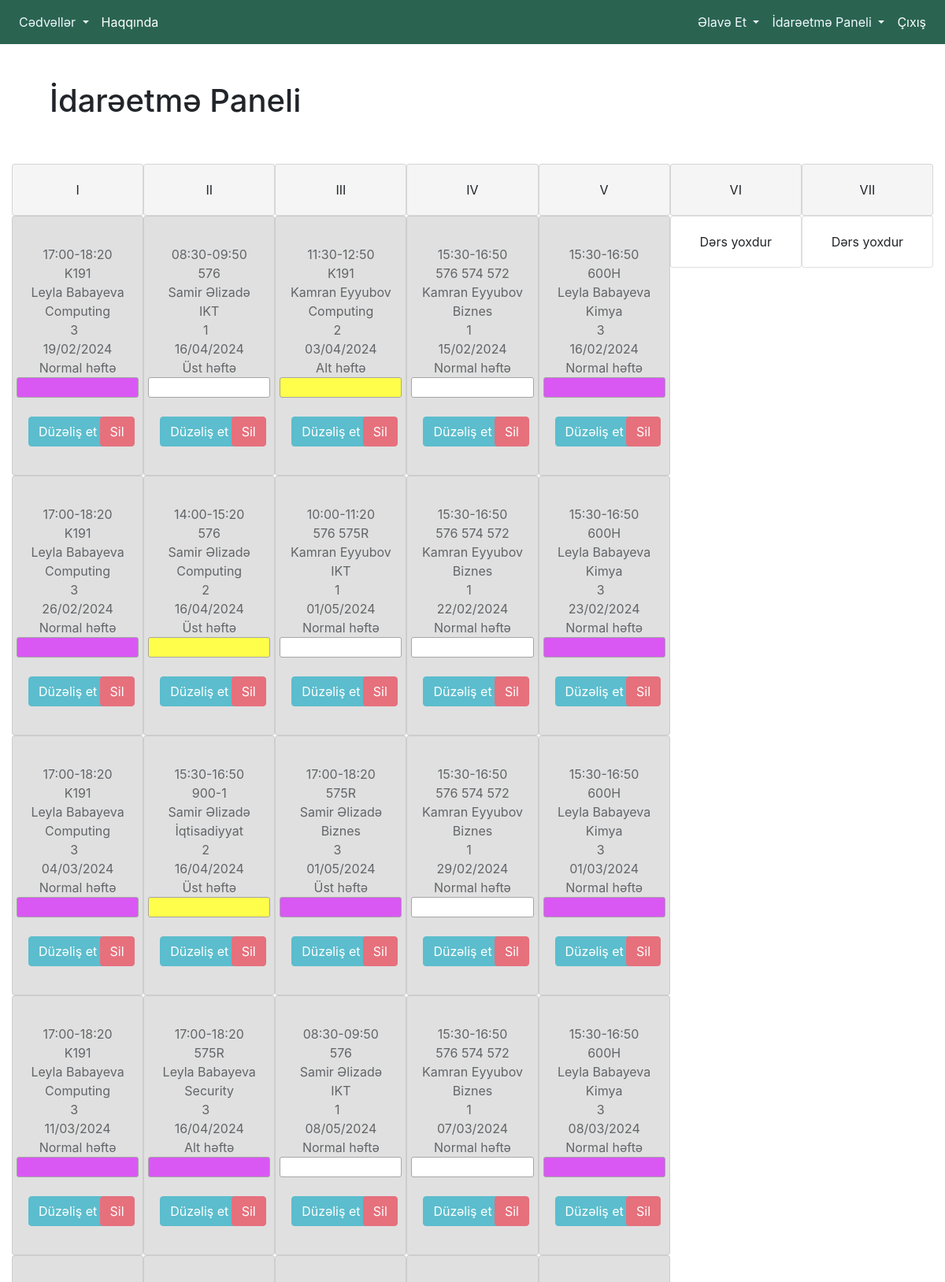
Page /panel-lessons/ (signed in, upper part) on the committed database.
### lesson_calendar/models.py (models this page shows, shortened)
class Lesson(models.Model):
    classroom = models.ForeignKey(Classroom, on_delete=models.CASCADE)
    teacher = models.ForeignKey(Teacher, on_delete=models.CASCADE)
    group_number = models.ManyToManyField(Group)
    date = models.DateField(default=timezone.now)
    end_date = models.DateField(null=True, blank=True)
    topic_name = models.CharField(max_length=100)
    LESSON_WEEK_CHOICES = (
        ('Normal', 'Normal'),
        ('Üst', 'Üst'),
        ('Alt', 'Alt'),
    )
    lesson_week = models.CharField(max_length=10, choices=LESSON_WEEK_CHOICES, default= 'Normal')
    LESSON_TYPES = (
        ('adi', 'Adi'),
        ('hibrid', 'Hibrid'),
        ('flip', 'Flip'),
    )
    lesson_type = models.CharField(max_length=10, choices=LESSON_TYPES, default= 'adi')
    LESSON_KIND = (
        ('seminar', 'Seminar'),
        ('mühazirə', 'Mühazirə'),
    )
    lesson_kind = models.CharField(max_length=10, choices=LESSON_KIND, default= 'seminar')
    TIME_INTERVALS = (
    ('08:30-09:50', '08:30 - 09:50'),
    ('10:00-11:20', '10:00 - 11:20'),
    ('11:30-12:50', '11:30 - 12:50'),
    ('14:00-15:20', '14:00 - 15:20'),
    ('15:30-16:50', '15:30 - 16:50'),
    ('17:00-18:20', '17:00 - 18:20'),
    )
    time_interval = models.CharField(max_length=11, choices=TIME_INTERVALS)

class Group(models.Model):
    group_number = models.CharField(max_length=20)
    def __str__(self):
        return self.group_number

class Teacher(models.Model):
    name = models.CharField(max_length=100)
    def __str__(self):
        return self.name

class Classroom(models.Model):
    id = models.IntegerField(primary_key=True)
    class_number = models.IntegerField()
    CLASSROOM_TYPES = (
        ('adi', 'Adi'),
        ('hibrid', 'Hibrid'),
        ('laboratoriya', 'Laboratoriya'),
    )
    is_simple_classroom = models.CharField(max_length=20, choices=CLASSROOM_TYPES, default='adi')
    CLASSROOM_NETWORK_TYPES = (
        ('-', '-'),
        ('wifi', 'Wifi'),
    )
    classroom_network_types = models.CharField(max_length=10, choices=CLASSROOM_NETWORK_TYPES, null=True)
    class_capacity = models.IntegerField(default=20)

### lesson_calendar/views.py (the view, shortened to what this page needs)
# urls.py: path('panel-lessons/', login_required(panel_lessons), name='panel_lessons'),
def panel_lessons(request):
    now = datetime.now()
    today = now.date()
    show_filter_button = False
    if request.method == 'GET':
        if 'refresh' in request.GET:
            return redirect('panel_lessons')
        form = LessonFilterForm(request.GET)
        if form.is_valid():
            group_number = form.cleaned_data.get('group_number')
            teacher = form.cleaned_data.get('teacher')
            lesson_week = form.cleaned_data.get('lesson_week')
            classroom = form.cleaned_data.get('classroom')
            time_interval = form.cleaned_data.get('time_interval')
            day_of_week = form.cleaned_data.get('day_of_week')
            lesson_type = form.cleaned_data.get('lesson_type')
            lesson_kind = form.cleaned_data.get('lesson_kind')
            queryset = Lesson.objects.all()
            if group_number:
                queryset = queryset.filter(group_number=group_number)
            if teacher:
                queryset = queryset.filter(teacher=teacher)
            if lesson_week:
                queryset = queryset.filter(lesson_week=lesson_week)
            if classroom:
                queryset = queryset.filter(classroom=classroom)
            if time_interval:
                queryset = queryset.filter(time_interval=time_interval)
            if lesson_type:
                queryset = queryset.filter(lesson_type=lesson_type)
            if lesson_kind:
                queryset = queryset.filter(lesson_kind=lesson_kind)
            if day_of_week:
                queryset = queryset.filter(date__week_day=day_of_week)
            queryset = queryset.order_by('date', F('time_interval').asc())
            lessons_by_day = {to_roman(day): [] for day in range(1, 8)}  # Monday is indexed as 1
            for lesson in queryset:
                day_of_week = lesson.date.weekday() + 1  # Adjust indexing for Monday
                roman_day = to_roman(day_of_week)
                lesson_date = lesson.date
                start_time_str, end_time_str = lesson.time_interval.split('-')
                start_time = datetime.strptime(start_time_str, '%H:%M').time()
                end_time = datetime.strptime(end_time_str, '%H:%M').time()
                if lesson_date < today:
                    lesson.is_past = True
                elif lesson_date <= today and (end_time < now.time() or (end_time == now.time() and lesson_date < today)):
                    lesson.is_past = True
                else:
                    lesson.is_past = False
                lessons_by_day[roman_day].append(lesson)
            return render(request, 'panel_lessons.html', {'lessons_by_day': lessons_by_day, 'form': form, 'show_filter_button': show_filter_button})
    return render(request, 'panel_lessons.html', {'lessons_by_day': lessons_by_day, 'show_filter_button': show_filter_button})

### lesson_calendar/views.py (called while the page is built)
def to_roman(number):
    roman_numerals = {1: 'I', 2: 'II', 3: 'III', 4: 'IV', 5: 'V', 6: 'VI', 7: 'VII'}
    return roman_numerals.get(number, '')

### templates/panel_lessons.html (shortened to what this page needs)
{% extends 'index.html' %}
{% block content %}
<div class="container-fluid">
    <div class="row m-lg-5">
        <div class="col-xs-8">
            <div class="page-head">
                <div class="page-title">
                    <h1>
                        İdarəetmə Paneli
                    </h1>
                </div>
            </div>
        </div>
    </div>
    <div class="row no-gutters">
        {% for day, lessons in lessons_by_day.items %}
        <div class="col">
            <div class="card" style="background-color: whitesmoke;">
                <div class="card-body">
                    <p class="card-text text-center">{{ day }}</p>
                </div>
            </div>
            {% if lessons %}
            {% for lesson in lessons %}
            <div class="card" {% if lesson.is_past %}style="background-color: lightgray; opacity: 0.7;" {% endif %}>
                <div class="card-body">
                    <p class="card-text text-center">
                    <div class="row justify-content-center align-items-center">
                        {{ lesson.time_interval }}
                    </div>
                    <div class="row justify-content-center align-items-center">
                        {% for group in lesson.group_number.all %}
                            {{ group }}
                        {% endfor %}
                    </div>
                    <div class="row justify-content-center align-items-center">
                        {{ lesson.teacher }}
                    </div>
                    <div class="row justify-content-center align-items-center">
                        {{ lesson.topic_name }}
                    </div>
                    <div class="row justify-content-center align-items-center">
                        {{ lesson.classroom.class_number }} &nbsp;
                    </div>
                    <div class="row justify-content-center align-items-center">
                        {{ lesson.date|date:"d/m/Y" }}
                    </div>
                    <div class="row justify-content-center align-items-center">
                        {{ lesson.lesson_week }} həftə
                    </div>
                    <div class="row">
                        {% if lesson.classroom.is_simple_classroom == 'hibrid' %}
                        <div class="highlighted d-inline b-br col-md-12">&nbsp;</div>
                        {% elif lesson.classroom.is_simple_classroom == 'laboratoriya' %}
                        <div class="highlighted3 d-inline b-br col-md-12">&nbsp;</div>
                        {% else %}
                        <div class="highlighted2 d-inline b-br col-md-12">&nbsp;</div>
                        {% endif %}
                    </div>
                    <br>
                    <div class="row justify-content-between">
                        <div class="col-md-6 align-items-center">
                            <button class="btn btn-info">
                                <a href="{% url 'update_lesson' lesson.pk %}" class="text-decoration-none">Düzəliş et</a>
                            </button>
                        </div>
                        <div class="col-md-5 align-items-center">
                            <button class="btn btn-danger">
                                <a href="{% url 'delete_lesson' lesson.pk %}" class="text-decoration-none" onclick="return confirm('Bu dərsi silmək istədiyinizə əminsiniz?')">Sil</a>
                            </button>
                        </div>
                    </div>
                    </p>
                </div>
            </div>
            {% endfor %}
            {% else %}
            <div class="card">
                <div class="card-body">
                    <p class="card-text text-center">Dərs yoxdur</p>
                </div>
            </div>
            {% endif %}
        </div>
        {% endfor %}
    </div>
</div>
<br>
<br>
{% endblock content %}

### templates/panel_lessons.html (style rules this page uses)
.highlighted { background-color: yellow; }
.highlighted2 { background-color: white; }
.highlighted3 { background-color: rgb(202, 18, 239); }
.text-decoration-none { text-decoration: none !important; color: #fff; }
.b-br { border: 1px solid gray; border-radius: 3px; }
.d-inline { display: inline-block; }

### rows in the picture
Lesson: time_interval "17:00-18:20", teacher "Leyla Babayeva", topic_name "Computing", classroom.class_number "3", date "19/02/2024", lesson_week "Normal"
Group: group_number "K191"
Lesson: time_interval "17:00-18:20", teacher "Leyla Babayeva", topic_name "Computing", classroom.class_number "3", date "26/02/2024", lesson_week "Normal"
Lesson: time_interval "17:00-18:20", teacher "Leyla Babayeva", topic_name "Computing", classroom.class_number "3", date "04/03/2024", lesson_week "Normal"
Lesson: time_interval "17:00-18:20", teacher "Leyla Babayeva", topic_name "Computing", classroom.class_number "3", date "11/03/2024", lesson_week "Normal"
Lesson: day "II", time_interval "08:30-09:50", teacher "Samir Əlizadə", topic_name "IKT", classroom.class_number "1", date "16/04/2024", lesson_week "Üst"
Group: group_number "576"
Lesson: time_interval "14:00-15:20", teacher "Samir Əlizadə", topic_name "Computing", classroom.class_number "2", date "16/04/2024", lesson_week "Üst"
Lesson: time_interval "15:30-16:50", teacher "Samir Əlizadə", topic_name "İqtisadiyyat", classroom.class_number "2", date "16/04/2024", lesson_week "Üst"
Group: group_number "900-1"
Lesson: time_interval "17:00-18:20", teacher "Leyla Babayeva", topic_name "Security", classroom.class_number "3", date "16/04/2024", lesson_week "Alt"
Group: group_number "575R"
Lesson: day "III", time_interval "11:30-12:50", teacher "Kamran Eyyubov", topic_name "Computing", classroom.class_number "2", date "03/04/2024", lesson_week "Alt"
Lesson: time_interval "10:00-11:20", teacher "Kamran Eyyubov", topic_name "IKT", classroom.class_number "1", date "01/05/2024", lesson_week "Normal"
Lesson: time_interval "17:00-18:20", teacher "Samir Əlizadə", topic_name "Biznes", classroom.class_number "3", date "01/05/2024", lesson_week "Üst"
Lesson: time_interval "08:30-09:50", teacher "Samir Əlizadə", topic_name "IKT", classroom.class_number "1", date "08/05/2024", lesson_week "Normal"
Lesson: time_interval "15:30-16:50", teacher "Kamran Eyyubov", topic_name "Biznes", classroom.class_number "1", date "15/02/2024", lesson_week "Normal"
Group: group_number "574"
Group: group_number "572"
Lesson: time_interval "15:30-16:50", teacher "Kamran Eyyubov", topic_name "Biznes", classroom.class_number "1", date "22/02/2024", lesson_week "Normal"
Lesson: time_interval "15:30-16:50", teacher "Kamran Eyyubov", topic_name "Biznes", classroom.class_number "1", date "29/02/2024", lesson_week "Normal"
Lesson: time_interval "15:30-16:50", teacher "Kamran Eyyubov", topic_name "Biznes", classroom.class_number "1", date "07/03/2024", lesson_week "Normal"
Lesson: time_interval "15:30-16:50", teacher "Leyla Babayeva", topic_name "Kimya", classroom.class_number "3", date "16/02/2024", lesson_week "Normal"
Group: group_number "600H"
Lesson: time_interval "15:30-16:50", teacher "Leyla Babayeva", topic_name "Kimya", classroom.class_number "3", date "23/02/2024", lesson_week "Normal"
Lesson: time_interval "15:30-16:50", teacher "Leyla Babayeva", topic_name "Kimya", classroom.class_number "3", date "01/03/2024", lesson_week "Normal"
Lesson: time_interval "15:30-16:50", teacher "Leyla Babayeva", topic_name "Kimya", classroom.class_number "3", date "08/03/2024", lesson_week "Normal"

### other values in the picture
{{ day }} "I" "IV" "V" "VI" "VII"
